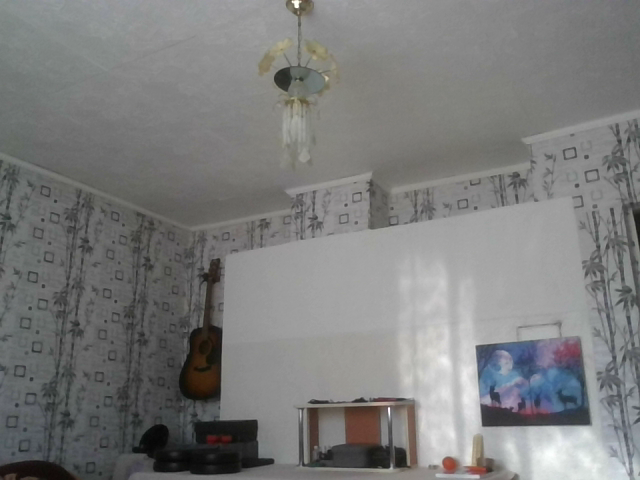
#> input picture image_processing/files/img_1.png, 640 x 480 px, given in place of img_1.jpg, which was not available
$ python 10_image_stitching.py
#> lines starting #> are read from the running program, lines starting #| are printed output that depends on the picture; after the words box and inside, x2 and y2 are one past the last pixel; in counts of white or black regions, pixels touching at a corner belong together; pictures that were not available may be replaced by others from this repository, and a replacement may not be noted
#> further down, img1 is the input picture: shape (480, 640, 3); mean B, G, R 123.4, 124, 123.6
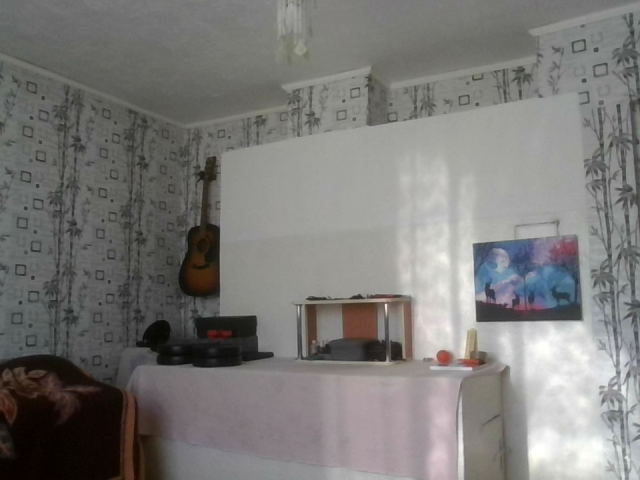
#> input picture image_processing/files/img_2.png, 640 x 480 px, given in place of img_2.jpg, which was not available
#> further down, img2 is the input picture: shape (480, 640, 3); mean B, G, R 119.5, 121.9, 123.1
import cv2 as cv
import numpy as np


#  Method 1: Use the built-in stitcher

def stitch_images(img1, img2):
    """
    Stitch two images together using OpenCV's built-in stitcher.
    :param img1: First image (numpy array)
    :param img2: Second image (numpy array)
    :return: Stitched panorama image (numpy array)
    """
    imgs: list[np.ndarray] = []
    for img_name in ["image_processing_examples/files/image_stiching/img_1.jpg", "image_processing_examples/files/image_stiching/img_2.jpg"]:
        img = cv.imread(cv.samples.findFile(img_name))
        if img is None:
            raise ValueError("Could not open or find the image!")
        imgs.append(img)
        cv.imshow('Image Stitching', img)
        cv.waitKey(1000)

    stitcher = cv.Stitcher.create(cv.Stitcher_PANORAMA)
    status, pano = stitcher.stitch(imgs)

    if status != cv.Stitcher_OK:
        raise ValueError("Stitching failed with status " + str(status))

    cv.imshow('Image Stitching', pano)
    cv.waitKey()

def custom_stitching(img1, img2, result_cropped=True, save_to=None):
    """
    Stitch two images together using OpenCV's custom stitcher.
    :param img1: First image (numpy array)
    :param img2: Second image (numpy array)
    :return: Stitched panorama image (numpy array)
    """
#> called with result_cropped = True, save_to = 'custom_panorama.jpg'
    if img1 is None or img2 is None:
        raise ValueError("Could not open or find the image!")

    # Detect keypoints and compute descriptors using SIFT
    sift = cv.SIFT.create()
    kp1, des1 = sift.detectAndCompute(img1, None)
#> kp1 = 972 keypoints; strongest (x, y, size): (297, 6, 3), (493, 416, 17.4), (575, 414, 19.2), (451, 464, 10.7)
    kp2, des2 = sift.detectAndCompute(img2, None)
#> kp2 = 1140 keypoints; strongest (x, y, size): (488, 312, 16.9), (567, 310, 19.5), (483, 253, 15), (445, 357, 10.3)

    if des1 is None or des2 is None:
        raise ValueError("Could not find SIFT descriptors in both images")

    bf = cv.BFMatcher(cv.NORM_L2)
    matches = bf.knnMatch(des1, des2, k=2)
#> matches = 972 matches

    good_matches = []
    for m, n in matches:
        if m.distance < 0.75 * n.distance:
            good_matches.append(m)
#> after the loop, good_matches = 526 matches

    if len(good_matches) < 4:
        raise ValueError("Not enough good matches found between the two images.")

    pts_1 = np.float32([kp1[m.queryIdx].pt for m in good_matches]).reshape(-1, 1, 2)
#> pts_1 = 526 rows, first 8: [2.52, 270.3], [5.51, 181.3], [9.11, 217.9], [12.5, 296.7], [13.01, 453.7], [13.01, 453.7], [14.72, 374.7], [16.54, 272.3]
    pts_2 = np.float32([kp2[m.trainIdx].pt for m in good_matches]).reshape(-1, 1, 2)
#> pts_2 = 526 rows, first 8: [434.1, 105], [68.86, 189.5], [79.07, 139.8], [558.6, 76.9], [20.61, 348.5], [20.61, 348.5], [345, 110.6], [89.4, 189]

    # RANSAC to filter out outliers
    H, _ = cv.findHomography(pts_2, pts_1, cv.RANSAC, 5.0)
#> H = [[0.941, -0.083, 21.55], [-0.000163, 0.872, 111.5], [-3.58e-06, -0.000246, 1]]

    # Calculater width and height of the stitched image
    width = img1.shape[1] + img2.shape[1]
#> width = 1280
    height = img2.shape[0]
#> height = 480

    # Трансформуємо праве зображення у систему координат лівого
    result = cv.warpPerspective(img2, H, (width, height))
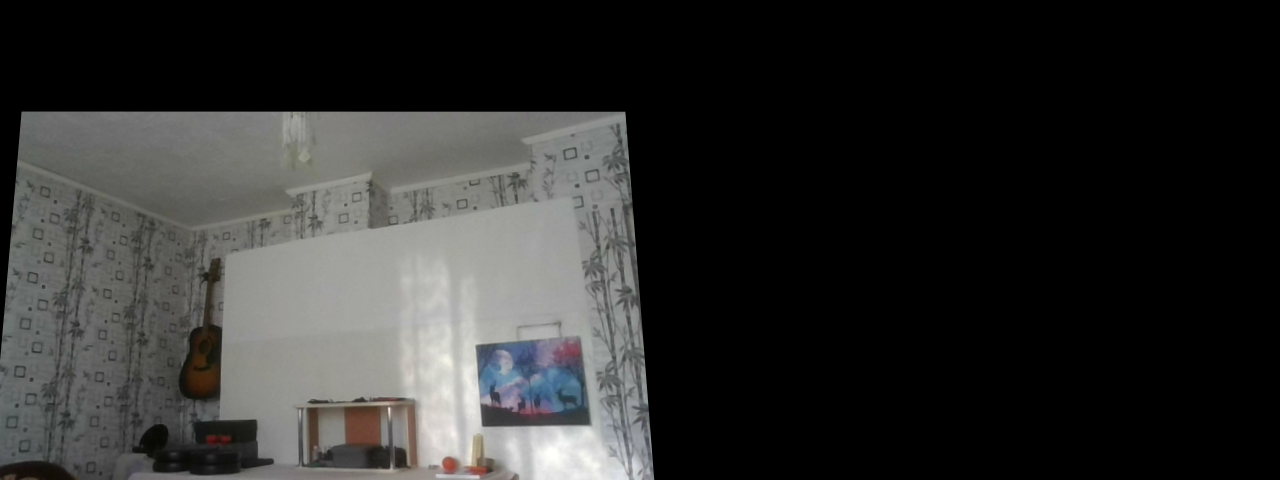
#> result: shape (480, 1280, 3); mean B, G, R 45.2, 46.3, 46.2

    # Add the left image to the result
    result[0:img1.shape[0], 0:img1.shape[1]] = img1
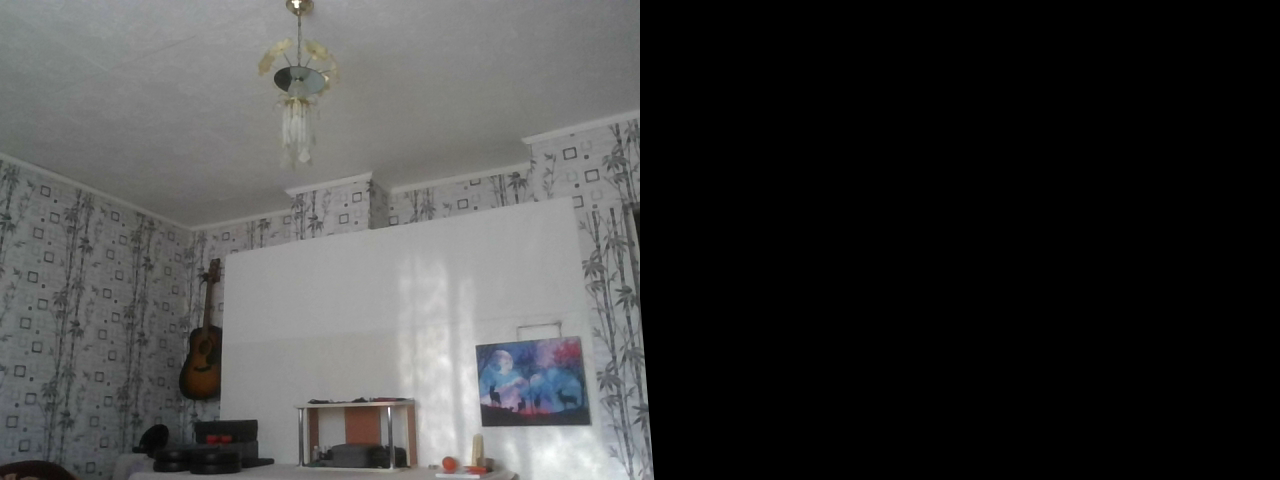
#> result: shape (480, 1280, 3); mean B, G, R 62, 62.3, 62.1

    # Cropping the result to remove black areas
    if result_cropped:
        gray_result = cv.cvtColor(result, cv.COLOR_BGR2GRAY)
        _, thresh = cv.threshold(gray_result, 1, 255, cv.THRESH_BINARY)
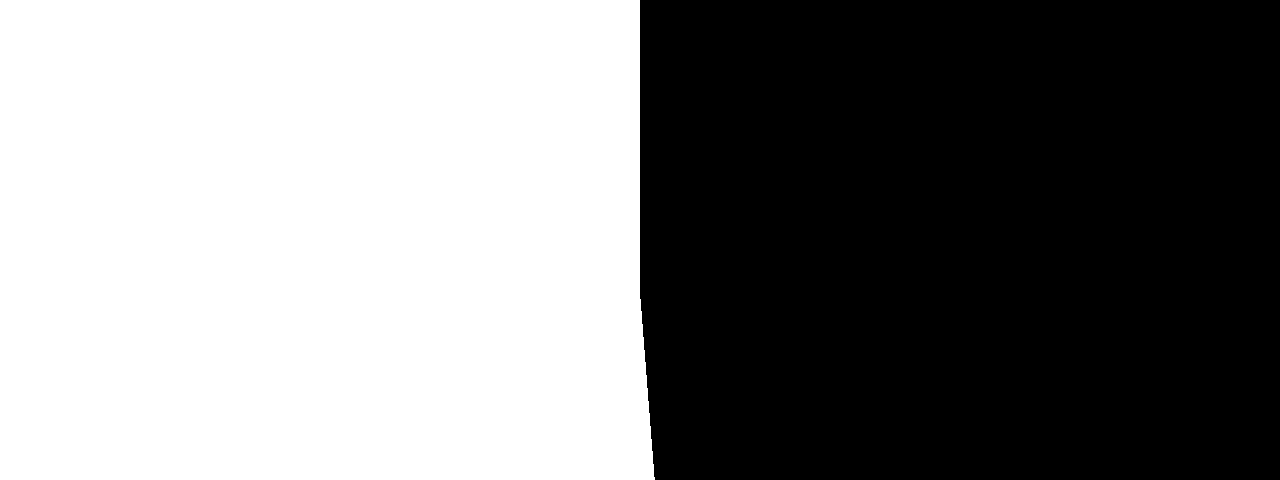
#> thresh: shape (480, 1280); 50.2% white; 1 black region
        contours, _ = cv.findContours(thresh, cv.RETR_EXTERNAL, cv.CHAIN_APPROX_SIMPLE)
#> contours = 1 contour; box (x1, y1, x2, y2) and area: (0, 0, 655, 480) 307456
        x, y, w, h = cv.boundingRect(contours[0])
#> x = 0; y = 0; w = 655; h = 480
        result = result[0:height, 0:x+w]
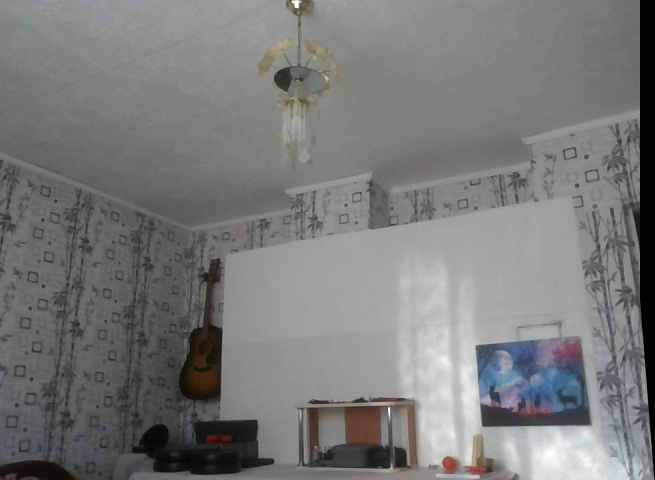
#> result: shape (480, 655, 3); mean B, G, R 121.1, 121.7, 121.3

    if save_to:
        cv.imwrite(save_to, result)
        print("Custom panorama saved as " + save_to)

    cv.imshow("Custom Stitching Result", result)
    cv.waitKey(0)
    cv.destroyAllWindows()


if __name__ == "__main__":
    img1 = cv.imread("image_processing_examples/files/image_stiching/img_1.jpg")
    img2 = cv.imread("image_processing_examples/files/image_stiching/img_2.jpg")

    custom_stitching(img1, img2, save_to="custom_panorama.jpg")
